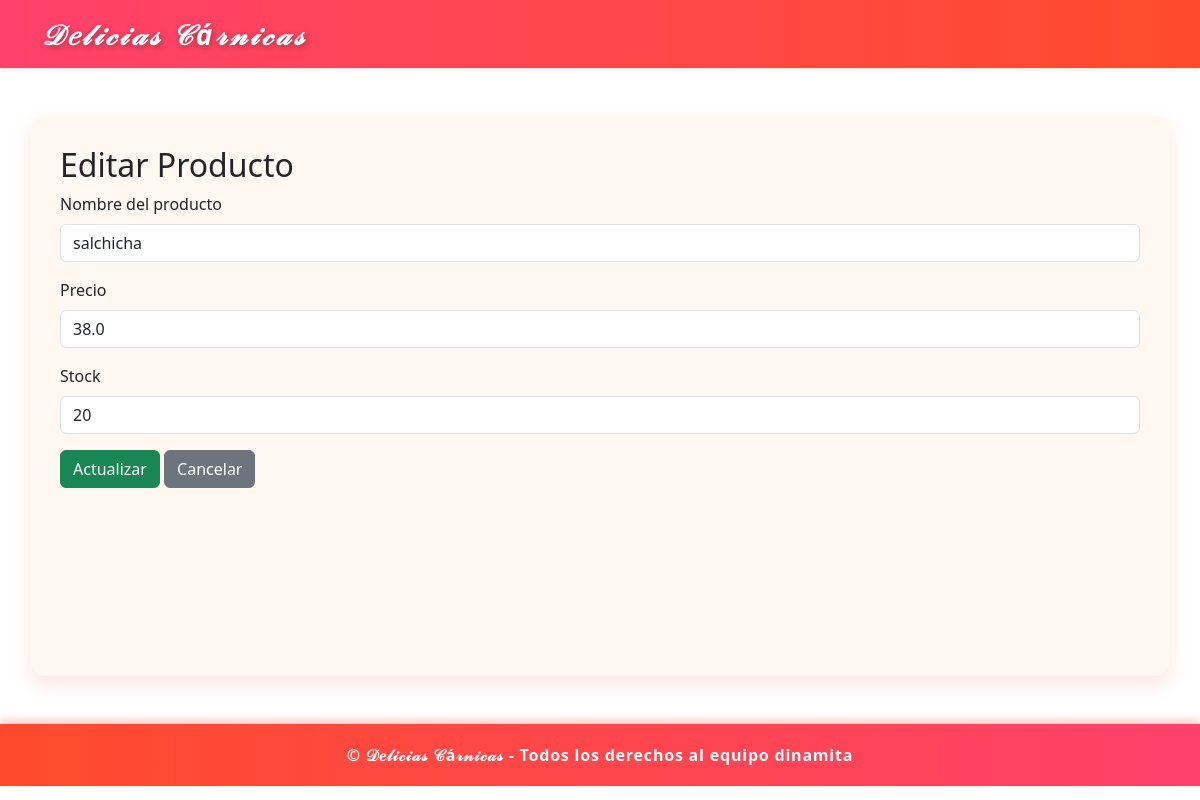
/admin/productos/editar/1 (signed in), run on the app's committed database.
### models/producto_model.py (models this page shows)
class Producto(db.Model):
    __tablename__ = 'producto'
    id = db.Column(db.Integer, primary_key=True)
    nombre = db.Column(db.String(100), nullable=False)
    descripcion = db.Column(db.Text)
    precio = db.Column(db.Float, nullable=False)
    stock = db.Column(db.Integer)
    imagen = db.Column(db.String(255))

### controllers/admin_controller.py (the view, shortened to what this page needs)
@admin_bp.route('/productos/editar/<int:id>', methods=['GET', 'POST'])
@login_required
def editar_producto(id):
    producto = Producto.query.get_or_404(id)
    return render_template('admin/editar_producto.html', producto=producto)

### run.py (called while the page is built)
def create_app():
    app = Flask(__name__)
    app.config.from_object(Config)
    init_app(app)
    login_manager = LoginManager()
    login_manager.init_app(app)
    login_manager.login_view = 'auth.login'
    @login_manager.user_loader
    def load_user(user_id):
        return Usuario.query.get(int(user_id))
    app.register_blueprint(auth_bp, url_prefix='/auth')
    app.register_blueprint(admin_bp, url_prefix='/admin')
    app.register_blueprint(cliente_bp, url_prefix='/cliente')
    @app.route('/')
    def index():
        return render_template('index.html')
    return app

### templates/admin/editar_producto.html
{% extends "admin/base_admin.html" %}
{% block content %}
<h2>Editar Producto</h2>
<form method="post">
  <div class="mb-3">
    <label for="nombre" class="form-label">Nombre del producto</label>
    <input type="text" class="form-control" id="nombre" name="nombre" value="{{ producto.nombre }}" required>
  </div>
  <div class="mb-3">
    <label for="precio" class="form-label">Precio</label>
    <input type="number" step="0.01" class="form-control" id="precio" name="precio" value="{{ producto.precio }}" required>
  </div>
  <div class="mb-3">
    <label for="stock" class="form-label">Stock</label>
    <input type="number" class="form-control" id="stock" name="stock" value="{{ producto.stock }}" required>
  </div>
  <button type="submit" class="btn btn-success">Actualizar</button>
  <a href="{{ url_for('admin.productos') }}" class="btn btn-secondary">Cancelar</a>
</form>
{% endblock %}

### data on the page
Producto: nombre "salchicha", precio "38.0", stock "20"
